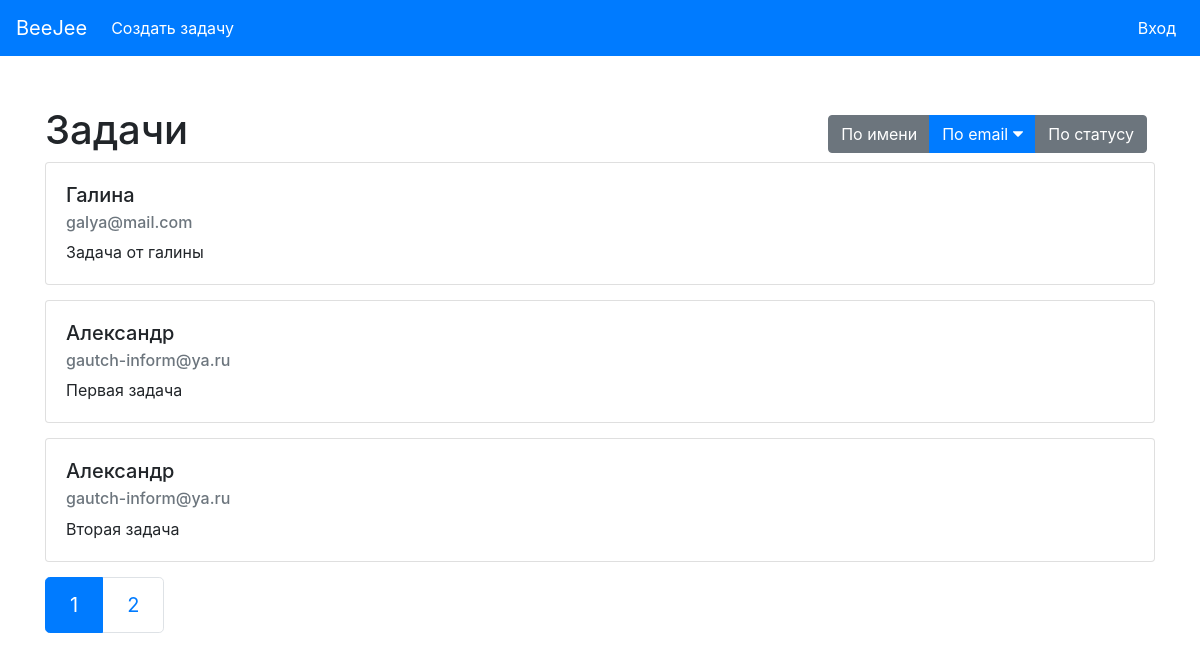
The page /?sort=email on the database its author committed.
### tables this page shows
CREATE TABLE IF NOT EXISTS `tasks` (
  `id` int(11) NOT NULL AUTO_INCREMENT,
  `name` varchar(255) NOT NULL,
  `email` varchar(255) NOT NULL,
  `body` text NOT NULL,
  `status` tinyint(1) NOT NULL DEFAULT 1,
  `change_admin` tinyint(1) NOT NULL DEFAULT 0,
  PRIMARY KEY (`id`)
);

### views/View.php (called while the page is built, shortened)
<?php
class View
{
  public static function render($content_view, $view, $data = [])
  {
    include 'views/'.$view;
  }
}

### controllers/MainController.php (called while the page is built, shortened)
<?php
class MainController
{
  public static function index(){
    $task = new Task();
    $data = [];
    $filter = [];
    $filter['limit'] = 3;
    if (isset($_GET['sort'])) {
      $filter['sort'] = $_GET['sort'];
    }
    $countTasks = $task->getCountTasks($filter);
    $countPages = 0;
    $currentPage = 1;
    $urlPage = "/?page=";
    if ($countTasks) {
      $countPages = (int)(($countTasks + 2) / 3);
    }
    if (isset($_GET['sort'])) {
      $urlPage = "/?sort=".$_GET['sort']."&page=";
    }
    $data['countPages'] = $countPages;
    $data['currentPage'] = $currentPage;
    $data['urlPage'] = $urlPage;
    $tasks = $task->getTasks($filter);
    $data['tasks'] = $tasks;
    $sorts = [];
    $sorts[] = ['name' => "По имени", 'url' => 'name', 'checked' => 0];
    $sorts[] = ['name' => "По email", 'url' => 'email', 'checked' => 0];
    $sorts[] = ['name' => "По статусу", 'url' => 'status', 'checked' => 0];
    if (isset($_GET['sort'])) {
      foreach ($sorts as $keySort => $sort) {
        if ($sort['url'] === $_GET['sort']) {
          $sorts[$keySort]['url'] = $sort['url']."_desc";
          $sorts[$keySort]['checked'] = 1;
        }
        elseif ($sort['url']."_desc" === $_GET['sort']) {
          $sorts[$keySort]['url'] = "";
          $sorts[$keySort]['checked'] = 2;
        }
      }
    }
    foreach ($sorts as $keySort => $sort) {
      if ($sort['url']) {
        $sorts[$keySort]['url'] = "/?sort=".$sort['url'].($currentPage > 1?("&page=".$currentPage):"");
      }
      elseif($currentPage > 2){
        $sorts[$keySort]['url'] = "/?page=".$currentPage;
      }
      else{
        $sorts[$keySort]['url'] = "/";
      }
    }
    $data['sorts'] = $sorts;
    View::render('main_view.php', 'template_view.php', $data);
  }
}

### models/DB.php (called while the page is built, shortened)
<?php
class DB
{
  static private $db;
  protected static $instance = null;
  public function __construct(){
    if (self::$instance === null){
      try {
        self::$db = new PDO(
          'mysql:host='.self::DB_HOST.';dbname='.self::DB_NAME,
          self::DB_USER,
          self::DB_PASSWORD,
          $options = [
              PDO::ATTR_ERRMODE => PDO::ERRMODE_EXCEPTION,
              PDO::ATTR_DEFAULT_FETCH_MODE => PDO::FETCH_ASSOC,
              PDO::MYSQL_ATTR_INIT_COMMAND => "SET NAMES ".self::CHARSET
          ]
        );
      } catch (PDOException $e) {
          throw new Exception ($e->getMessage());
      }
    }
    return self::$instance;
  }
  public static function query($stmt)  {
    return self::$db->query($stmt);
  }
  public static function run($query, $args = [])  {
    try{
      if (!$args) {
        return self::query($query);
      }
      $stmt = self::prepare($query);
      $stmt->execute($args);
      return $stmt;
    } catch (PDOException $e) {
        throw new Exception($e->getMessage());
    }
  }
  public static function getRows($query, $args = [])  {
    return self::run($query, $args)->fetchAll();
  }
}

### models/Task.php (called while the page is built, shortened)
<?php
class Task extends Model
{
  public function getTasks($filter = []){
    $sort = "ORDER BY id DESC";
    if (isset($filter['sort'])) {
      switch ($filter['sort']) {
        case 'email':
          $sort = "ORDER BY email";
          break;
      }
    }
    $limit = "";
    if (isset($filter['limit'])) {
      $limit = "LIMIT ";
      $limit .= $filter['limit'];
    }
    $query = "SELECT * FROM tasks WHERE status > 0 $sort $limit";
    return $this->db->getRows($query);
  }
}

### models/Model.php (called while the page is built)
<?php
class Model
{
  public function __construct(){
    $this->db = new DB();
  }
}

### views/main_view.php (the view, shortened to what this page needs)
<div class="row align-items-center">
  <div class="col">
    <h1>Задачи</h1>
  </div>
  <?php if($data['countPages']): ?>
  <div class="col-auto sort-block">
      <div class="btn-group mr-2" role="group" aria-label="First group">
        <?php  foreach ($data['sorts'] as $sort): ?>
          <a href="<?= $sort['url'] ?>" role="button" class="btn<?php if($sort['checked']): ?> btn-primary<?php if($sort['checked'] == 2): ?> up<?php endif; ?><?php else: ?> btn-secondary<?php endif; ?>">
            <?= $sort['name'] ?>
          </a>
        <?php endforeach; ?>
      </div>
  </div>
  <?php endif; ?>
</div>
<?php if($data['countPages']): ?>
  <div class="row">
  <?php foreach ($data['tasks'] as $key => $task):?>
    <div class="col-12">
      <div class="card">
        <div class="card-body">
          <div class="row">
            <div class="col-8">
              <h5 class="card-title"><?= $task['name'] ?></h5>
              <h6 class="card-subtitle mb-2 text-muted"><?= $task['email'] ?></h6>
              <p class="card-text"><?= $task['body'] ?></p>
            </div>
            <div class="col-4">
            </div>
          </div>
        </div>
      </div>
    </div>
  <?php endforeach ?>
  </div>
<?php else: ?>
  <a class="btn btn-primary" href="task/add" role="button">Создать задачу</a>
<?php endif; ?>
<?php if($data['countPages'] > 1): ?>
<nav aria-label="...">
  <ul class="pagination pagination-lg">
    <?php for ($page = 1; $page <= $data['countPages']; $page++): ?>
      <li class="page-item<?php if($data['currentPage'] == $page): ?> active<?php endif; ?>">
        <a href="<?= $data['urlPage'].$page ?>" class="page-link">
          <?= $page ?>
        </a>
      </li>
    <?php endfor; ?>
  </ul>
</nav>
<?php endif; ?>

### static/css/main.css (style rules this page uses)
.card { margin-bottom: 15px; }
.sort-block .btn-primary { display: flex; align-items: center; }
.sort-block .btn-primary::after { content: ""; width: 10px; height: 10px; background: url(../img/sort.svg); background-position: center; background-repeat: no-repeat; background-size: contain; margin-left: 5px; }

### rows shown on the page
tasks: name "Галина", email "galya@mail.com", body "Задача от галины"
tasks: name "Александр", email "gautch-inform@ya.ru", body "Первая задача"
tasks: name "Александр", email "gautch-inform@ya.ru", body "Вторая задача"

### other values the page prints
$sort['name'] "По имени"
$sort['name'] "По email"
$sort['name'] "По статусу"
